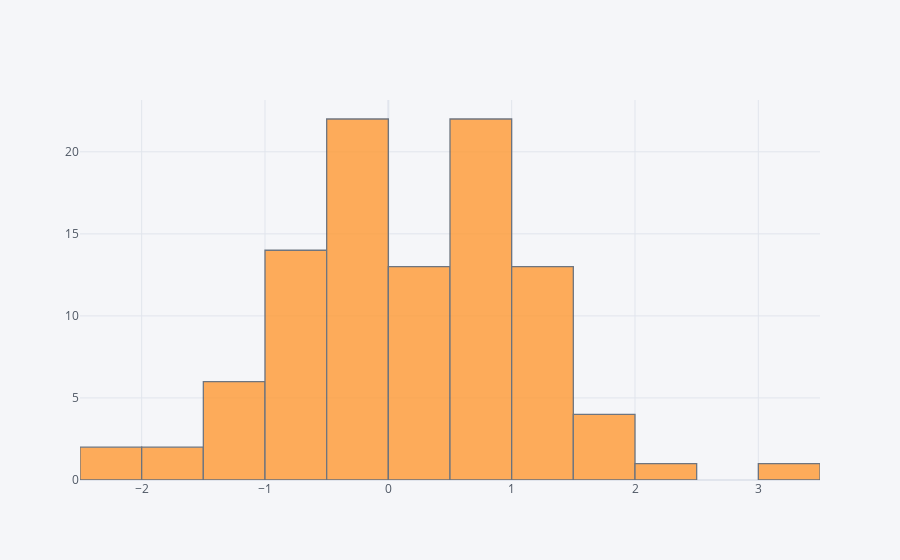

Source (notebook cell):
### Markdown cell above
## histogram

### Code cell
df['A'].iplot(kind='hist',bins=25)

### Figure 1 — Plotly figure (JSON) as saved in the notebook; plotly's stock layout.template omitted (floating-point values rounded to 4 significant figures)
{"data": [{"histfunc": "count", "histnorm": "", "marker": {"color": "rgba(255, 153, 51, 1.0)", "line": {"color": "#4D5663", "width": 1.3}}, "name": "A", "nbinsx": 25, "opacity": 0.8, "orientation": "v", "type": "histogram", "x": [1.016, 0.6173, -0.6773, 0.6238, -0.3726, 0.5268, 3.382, 1.958, 2.367, -0.1264, -0.8103, 0.6266, 0.8971, 0.9197, -0.08117, -0.2363, 0.006316, 0.867, 1.348, 0.5955, -2.257, -0.4068, -1.054, 1.155, 0.8368, 0.07562, -0.1216, -1.871, -2.098, -0.08334, -0.4765, 0.3106, -0.2108, 1.216, 0.5303, 0.8522, 1.317, -0.633, -0.882, -0.1021, -0.8947, -0.03844, 0.7649, -0.5967, 0.1151, -0.1005, 0.9453, -0.4589, 1.261, 0.9909, -1.189, 0.4574, 1.218, -0.6001, 0.04418, 0.00445, 1.831, -0.3706, 1.223, 0.9754, -0.9655, -1.267, 1.142, 0.06442, -0.8205, -0.08684, -0.3685, -0.7061, 1.203, -1.386, 0.653, -0.08085, 0.3908, 0.8969, -0.661, 1.869, -0.2773, -1.719, 0.3941, 0.6186, 0.9781, -0.37, -0.5377, 0.4387, 0.5368, 1.214, 0.5111, -0.4236, -1.012, 1.143, -1.351, 1.014, -0.7218, 0.903, 0.4286, -0.1071, -0.4544, -0.9731, 0.1872, 1.944]}], "layout": {"barmode": "overlay", "legend": {"bgcolor": "#F5F6F9", "font": {"color": "#4D5663"}}, "paper_bgcolor": "#F5F6F9", "plot_bgcolor": "#F5F6F9", "title": {"font": {"color": "#4D5663"}}, "xaxis": {"gridcolor": "#E1E5ED", "showgrid": true, "tickfont": {"color": "#4D5663"}, "title": {"font": {"color": "#4D5663"}, "text": ""}, "zerolinecolor": "#E1E5ED"}, "yaxis": {"gridcolor": "#E1E5ED", "showgrid": true, "tickfont": {"color": "#4D5663"}, "title": {"font": {"color": "#4D5663"}, "text": ""}, "zerolinecolor": "#E1E5ED"}}}
